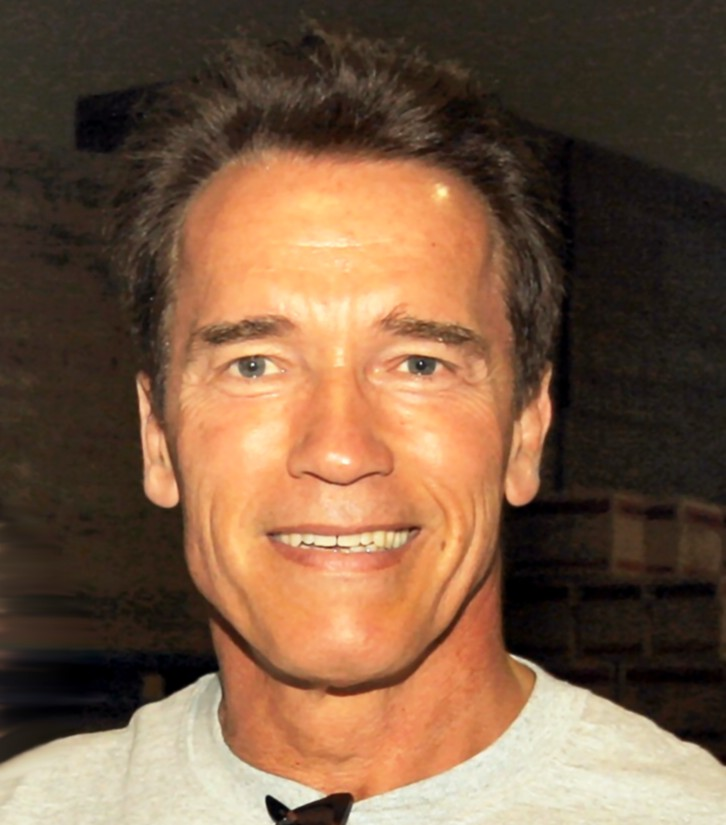
//> input picture Images/img.jpg, 726 x 825 px
$ ./cascade   (built with g++ and OpenCV 4)
//> lines starting //> are read from the running program, lines starting //| are printed output that depends on the picture; after the words box and inside, x2 and y2 are one past the last pixel; in counts of white or black regions, pixels touching at a corner belong together
#include <iostream>
#include <opencv2/opencv.hpp>
#include <opencv2/imgcodecs.hpp>
#include <opencv2/imgproc.hpp>
#include <opencv2/highgui.hpp>

using namespace std;
using namespace cv;

int main(){
    string img_path = "Images/img.jpg";
    Mat image = imread(img_path);
//> image is the input picture: 825 rows x 726 cols, CV_8UC3; mean B, G, R 66.6, 90, 119.9
    resize(image, image, Size(640,480));
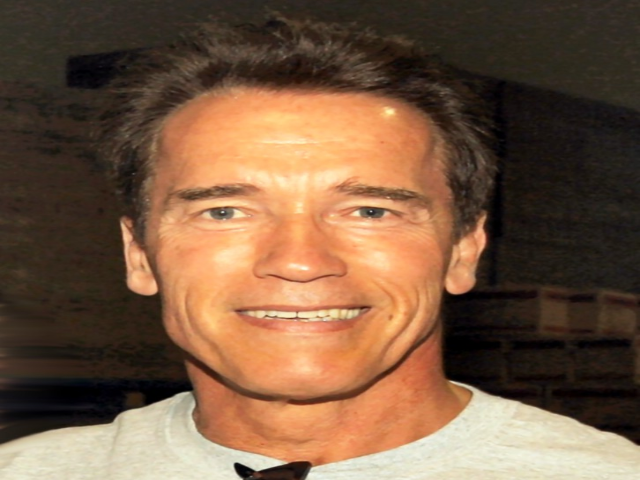
//> image: 480 rows x 640 cols, CV_8UC3; mean B, G, R 66.5, 89.9, 119.8
    CascadeClassifier faceCascade;
    faceCascade.load("Images/haarcascade_frontalface_default.xml");

    if(faceCascade.empty())
    {
        cout << "XML file not loaded" << endl;
    }
    vector <Rect > faces;
    faceCascade.detectMultiScale(image, faces, 1.1, 10);
//> faces = 1 Rect (x, y, width, height): [142, 90, 306, 306]

    for( int temp = 0; temp< faces.size(); temp++)
    {
        rectangle(image, faces[temp].tl(), faces[temp].br(), Scalar(255,0,0),5);
    }
//> this loop made 1 pass
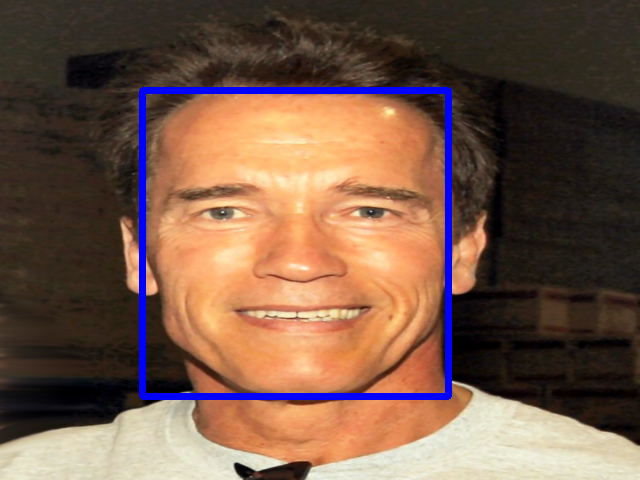
//> image: 480 rows x 640 cols, CV_8UC3; 2.78% of pixels changed, all inside (x1, y1, x2, y2) = (139, 87, 452, 400)
    putText(image, "Arnald", faces[0].tl(), 0, 1, Scalar(0,255,0), 3);
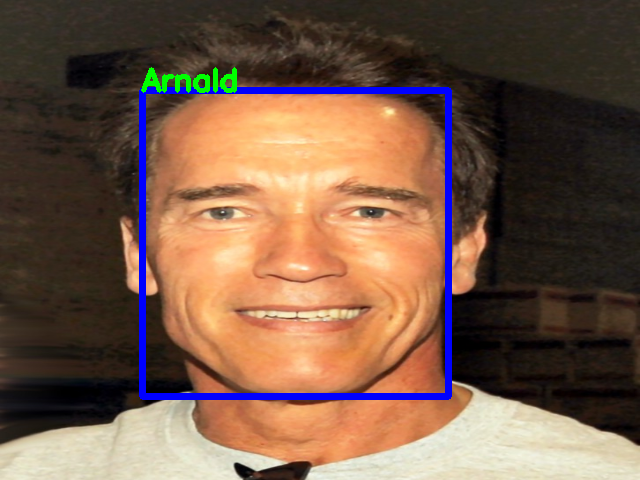
//> image: 480 rows x 640 cols, CV_8UC3; 0.38% of pixels changed, all inside (x1, y1, x2, y2) = (141, 67, 237, 93)
    imshow("Image", image);
    waitKey(0);

}

$ run again, with Images/Messi.jpg copied over Images/img.jpg
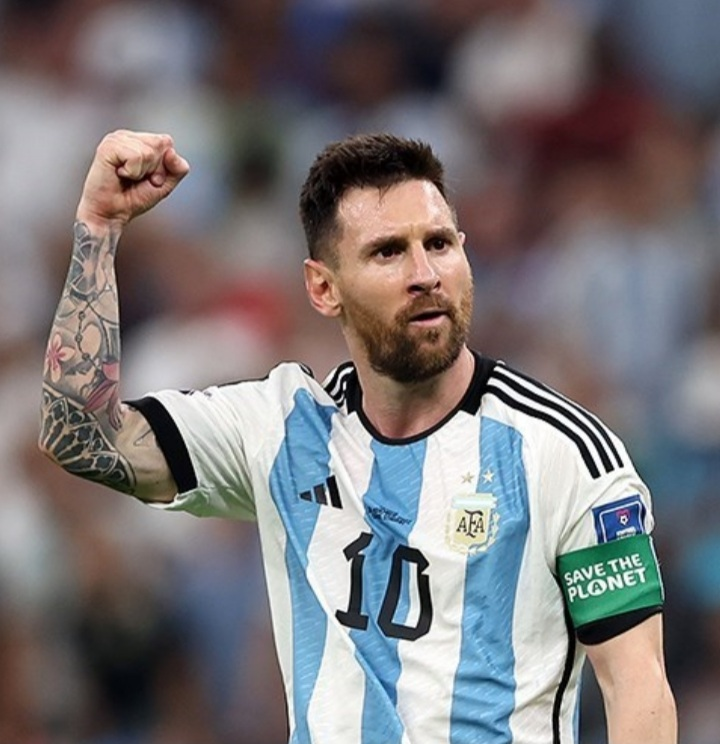
//> input picture Images/Messi.jpg, 720 x 744 px
//> image is the input picture: 744 rows x 720 cols, CV_8UC3; mean B, G, R 118.7, 116.4, 120.5
//> faces = 2 Rects (x, y, width, height): [250, 368, 79, 79], [315, 115, 112, 112]
//> the loop `for( int temp = 0; temp< faces.size(); temp++)` made 2 passes
//> after the loop `for( int temp = 0; temp< faces.size(); temp++)`:
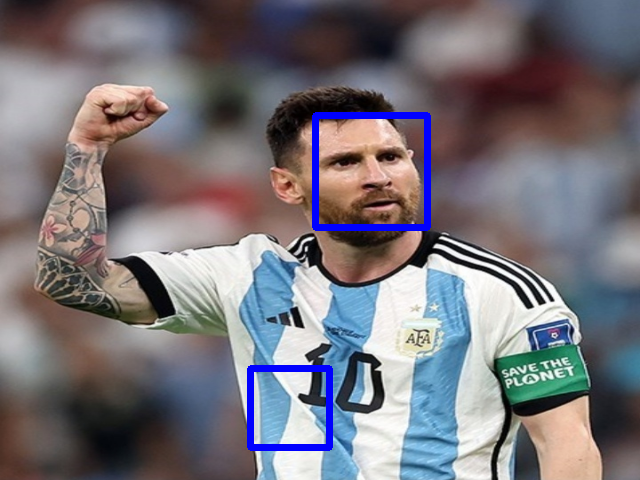
//> image: 480 rows x 640 cols, CV_8UC3; mean B, G, R 120.8, 114.1, 118.1
//> `putText(image, "Arnald", faces[0].tl(), 0, 1, Scalar(0,255,0), 3);`:
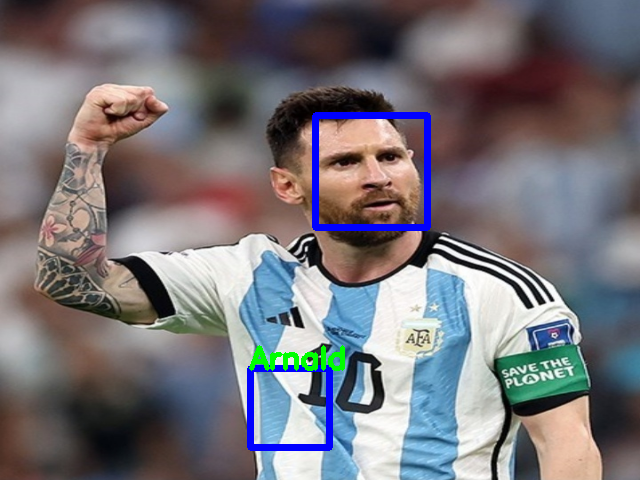
//> image: 480 rows x 640 cols, CV_8UC3; 0.38% of pixels changed, all inside (x1, y1, x2, y2) = (249, 345, 345, 371)

$ run again, with Images/dog.jpg copied over Images/img.jpg
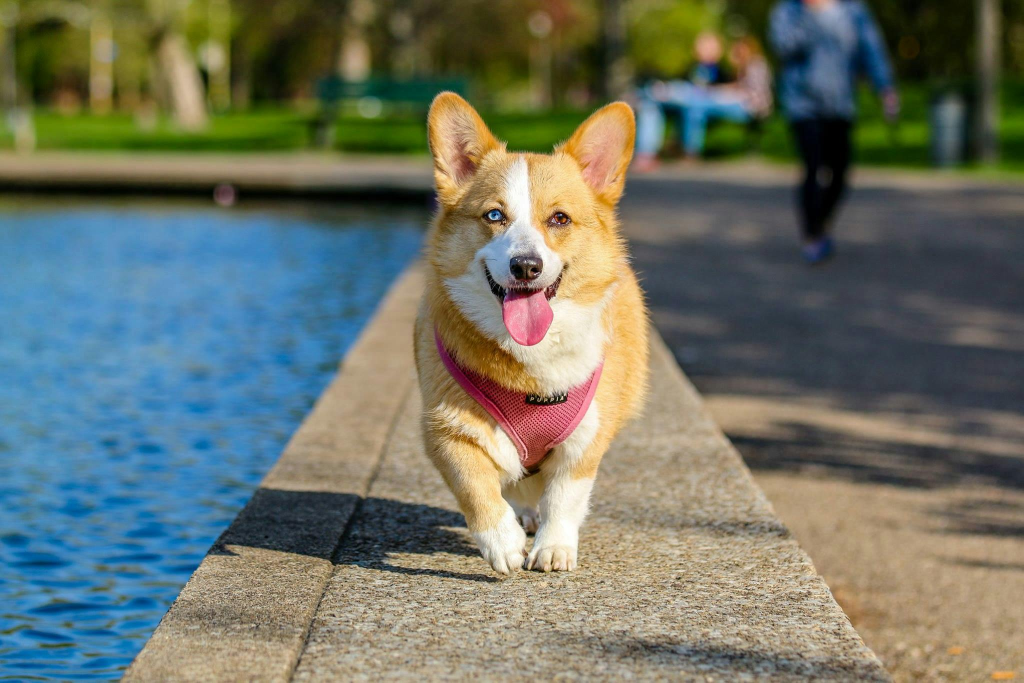
//> input picture Images/dog.jpg, 2048 x 1365 px (shown at 1/2 size)
//> image is the input picture: 1365 rows x 2048 cols, CV_8UC3; mean B, G, R 102.3, 115, 109.1
//> `resize(image, image, Size(640,480));`:
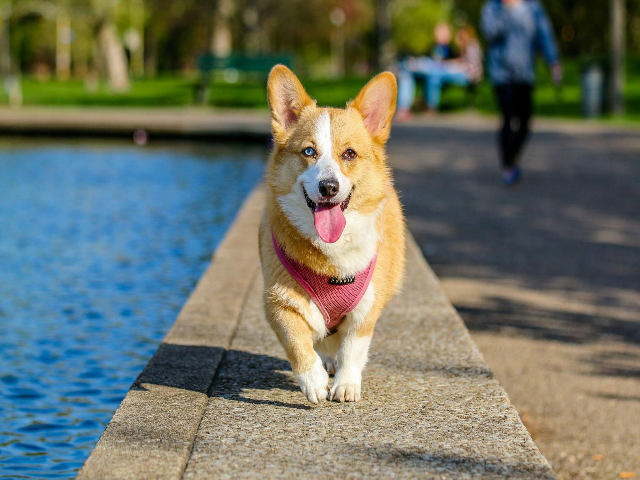
//> image: 480 rows x 640 cols, CV_8UC3; mean B, G, R 102.2, 114.9, 109
//> faces = empty
//> `putText(image, "Arnald", faces[0].tl(), 0, 1, Scalar(0,255,0), 3);`:
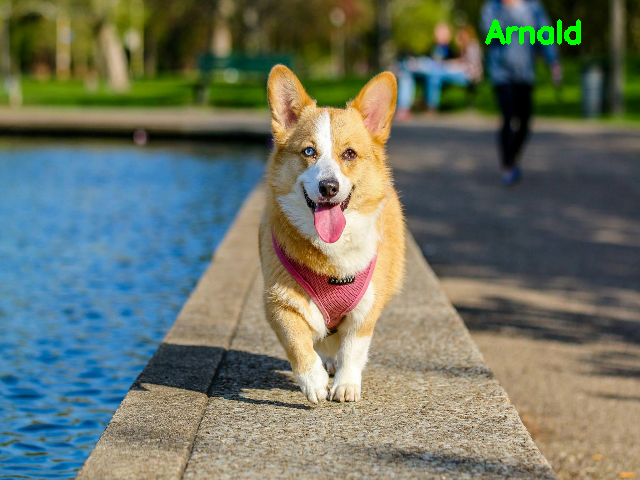
//> image: 480 rows x 640 cols, CV_8UC3; 0.38% of pixels changed, all inside (x1, y1, x2, y2) = (485, 19, 581, 45)
